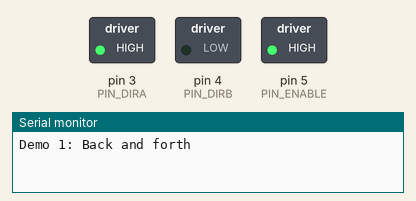
Bench run of a sketch on a simulated Arduino Uno, built with avr-gcc and run on an emulated ATmega328P. On the bench: switched loads named in the sketch (green lamp = pin HIGH), the last lines printed to the serial monitor.

Above: at 0.1 s.
At 10.1 s:
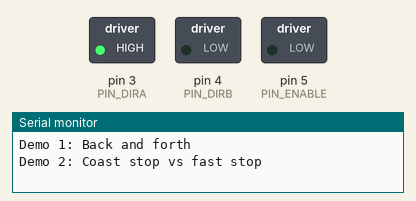
At 11.1 s:
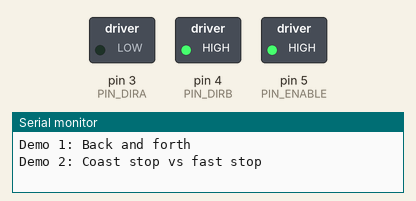
At 20.1 s:
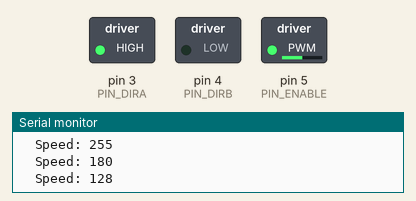
At 26.1 s:
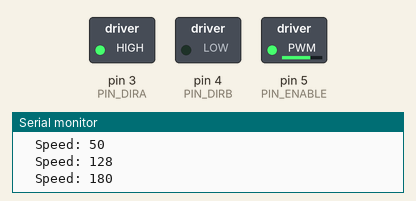
At 30.1 s:
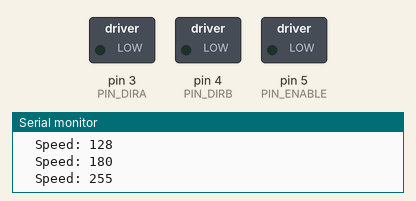
Timing chart, 0 to 31.6 s (numbered marks = the images above):
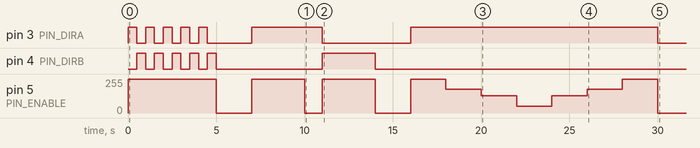

The sketch:

motor_driver.ino
```cpp
/**
 * DC Motor Driver — H-Bridge Demo (e.g. L293D / L298N)
 *
 * Wiring:
 *   Pin 3 (PWM) → DIRA — direction A
 *   Pin 4        → DIRB — direction B
 *   Pin 5 (PWM) → EN   — enable / speed (PWM)
 */

// ── Pin definitions ──────────────────────────────────────────────────────────
constexpr uint8_t PIN_ENABLE = 5; // PWM-capable — controls speed
constexpr uint8_t PIN_DIRA = 3;
constexpr uint8_t PIN_DIRB = 4;

// ── Motor direction constants ────────────────────────────────────────────────
enum class Direction { FORWARD, REVERSE };

// ── Motor control helpers ────────────────────────────────────────────────────

/** Stop the motor immediately (fast stop — both inputs LOW). */
void motorStop() {
    analogWrite(PIN_ENABLE, 0);
    digitalWrite(PIN_DIRA, LOW);
    digitalWrite(PIN_DIRB, LOW);
}

/**
 * Run the motor at a given speed and direction.
 * @param speed      0–255  (0 = off, 255 = full speed)
 * @param direction  Direction::FORWARD or Direction::REVERSE
 */
void motorRun(uint8_t speed, Direction direction) {
    if (direction == Direction::FORWARD) {
        digitalWrite(PIN_DIRA, HIGH);
        digitalWrite(PIN_DIRB, LOW);
    } else {
        digitalWrite(PIN_DIRA, LOW);
        digitalWrite(PIN_DIRB, HIGH);
    }
    analogWrite(PIN_ENABLE, speed);
}

/**
 * Coast the motor to a stop (slow stop — disable enable pin only).
 * Direction pins are left set so the motor decelerates naturally.
 */
void motorCoast() {
    analogWrite(PIN_ENABLE, 0);
}

// ── Demo sequences ───────────────────────────────────────────────────────────

/** Alternate direction 5 times, 500 ms each way. */
void demoBackAndForth() {
    Serial.println(F("Demo 1: Back and forth"));
    for (uint8_t i = 0; i < 5; i++) {
        motorRun(255, Direction::FORWARD);
        delay(500);
        motorRun(255, Direction::REVERSE);
        delay(500);
    }
    motorStop();
    delay(2000);
}

/** Demonstrate the difference between a coast stop and a fast stop. */
void demoStopModes() {
    Serial.println(F("Demo 2: Coast stop vs fast stop"));

    // Coast stop
    motorRun(255, Direction::FORWARD);
    delay(3000);
    motorCoast();
    delay(1000);

    // Fast stop
    motorRun(255, Direction::REVERSE);
    delay(3000);
    motorStop();
    delay(2000);
}

/** Ramp speed down then back up using PWM. */
void demoPWM() {
    Serial.println(F("Demo 3: PWM speed ramp down then up"));

    constexpr uint8_t steps[] = {255, 180, 128, 50, 128, 180, 255};
    constexpr uint16_t stepDelay = 2000;

    motorRun(steps[0], Direction::FORWARD);
    for (uint8_t i = 0; i < sizeof(steps); i++) {
        analogWrite(PIN_ENABLE, steps[i]);
        Serial.print(F("  Speed: "));
        Serial.println(steps[i]);
        delay(stepDelay);
    }
    motorStop();
    delay(10000);
}

// ── Arduino lifecycle ────────────────────────────────────────────────────────
void setup() {
    pinMode(PIN_ENABLE, OUTPUT);
    pinMode(PIN_DIRA, OUTPUT);
    pinMode(PIN_DIRB, OUTPUT);
    motorStop(); // ensure motor is off on boot
    Serial.begin(9600);
}

void loop() {
    demoBackAndForth();
    demoStopModes();
    demoPWM();
}
```

Measured:
- by itself, pin 3 (PIN_DIRA): goes 4 × (HIGH 0.50 s, LOW 0.50 s), HIGH 0.50 s, LOW 2.5 s, HIGH 4.0 s, LOW 5.0 s, HIGH 14.0 s, then LOW
- by itself, pin 4 (PIN_DIRB): goes 4 × (HIGH 0.50 s, LOW 0.50 s), HIGH 0.50 s, LOW 6.0 s, HIGH 3.0 s, then LOW
- by itself, pin 5 (PIN_ENABLE): 0/255 → 255/255 at 0.00 s, → 0/255 5.0 s later, → 255/255 2.0 s later, → 0/255 3.0 s later, … (14 changes in this stretch)
